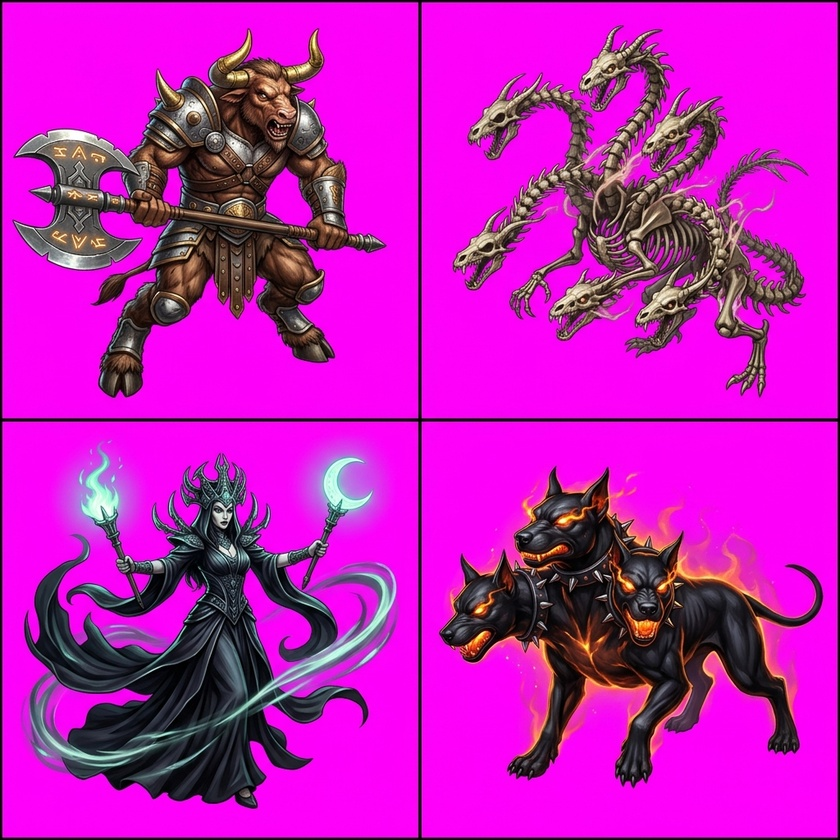
#> input picture assets/minibosses.jpg, 840 x 840 px, shrunk from 1024 x 1024 before the run
$ python process_minibosses.py
#> lines starting #> are read from the running program, lines starting #| are printed output that depends on the picture; after the words box and inside, x2 and y2 are one past the last pixel; in counts of white or black regions, pixels touching at a corner belong together
#> further down, mb_boss_im is the input picture: PIL image 840x840 RGB; mean R, G, B 191.2, 25.5, 183
import os
import numpy as np
from PIL import Image

def key_magenta(im, threshold=110, softness=40):
#> called with threshold = 110, softness = 40
    im = im.convert('RGBA')
    arr = np.array(im, dtype=np.float32)
    r, g, b, a = arr[:,:,0], arr[:,:,1], arr[:,:,2], arr[:,:,3]
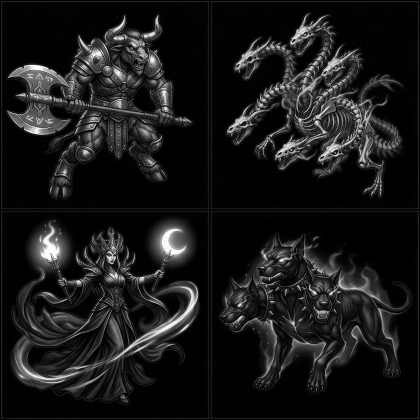
#> g: shape (840, 840) float32 (shown at 1/2 size); min 0, max 255, mean 25.5
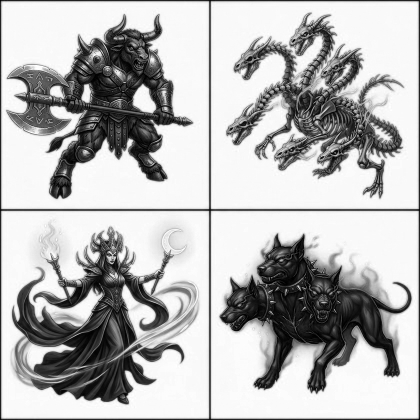
#> b: shape (840, 840) float32 (shown at 1/2 size); min 0, max 255, mean 183
#> a: shape (840, 840) float32; every value is 255

    dist = np.sqrt((r - 255)**2 + g**2 + (b - 255)**2)
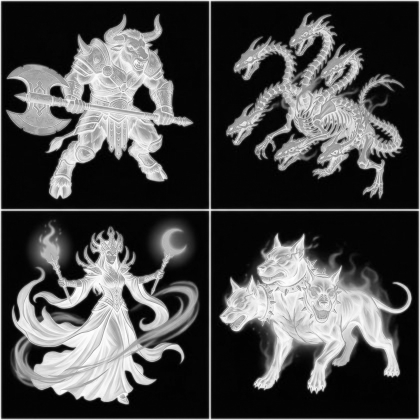
#> dist: shape (840, 840) float32 (shown at 1/2 size); min 0, max 360.6, mean 105.3; drawn with min black and max white
    alpha = np.ones_like(a) * 255.0
    alpha[dist < threshold] = 0.0
    fade_mask = (dist >= threshold) & (dist < (threshold + softness))
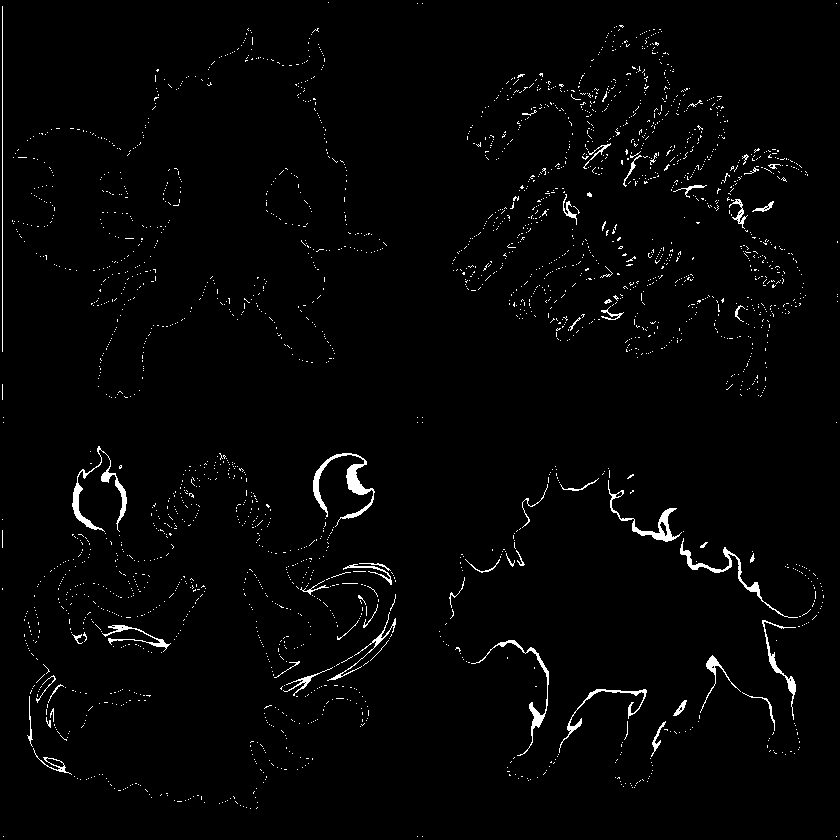
#> fade_mask: shape (840, 840) bool; 1.9% white in thin lines or dots
    alpha[fade_mask] = (dist[fade_mask] - threshold) / float(softness) * 255.0
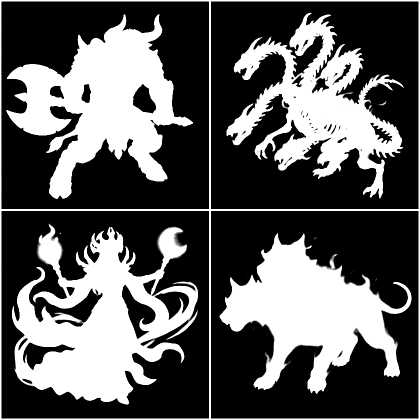
#> alpha: shape (840, 840) float32 (shown at 1/2 size); min 0, max 255, mean 90.4

    fringe_mask = (alpha > 0) & (alpha < 255) | ((r > g + 40) & (b > g + 40) & (alpha > 0))
#> fringe_mask: shape (840, 840) bool; 6.4% white in thin lines or dots
    arr[:,:,0][fringe_mask] = np.minimum(r[fringe_mask], g[fringe_mask] + 30)
    arr[:,:,2][fringe_mask] = np.minimum(b[fringe_mask], g[fringe_mask] + 30)

    arr[:,:,3] = alpha
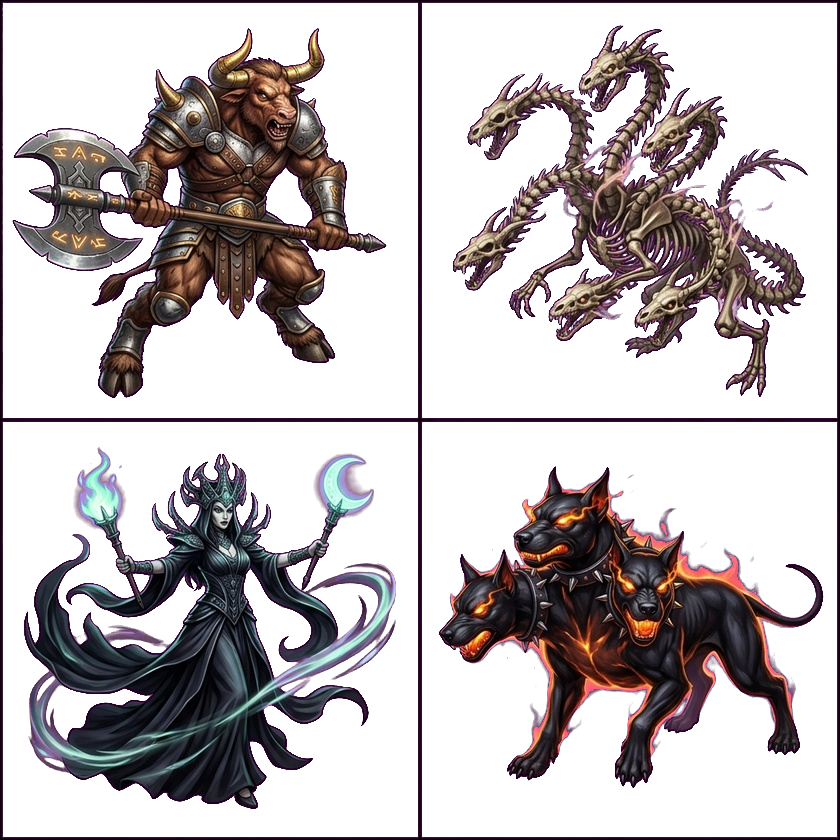
#> arr: shape (840, 840, 4) float32; mean R, G, B, A 187.2, 25.4, 178.9, 90.7; transparent parts drawn white
    return Image.fromarray(np.uint8(np.clip(arr, 0, 255)), 'RGBA')

os.makedirs('assets_webp', exist_ok=True)

# 1. Minibosses sheet (2x2 grid)
mb_boss_im = Image.open('assets/minibosses.jpg')
mb_boss_keyed = key_magenta(mb_boss_im)
mb_boss_keyed.save('assets_webp/minibosses.webp', 'WEBP', quality=85, method=6)
print("Saved minibosses.webp")

print("Asset processing complete!")

$ run again, with assets/attack_fx_anim.jpg copied over assets/minibosses.jpg
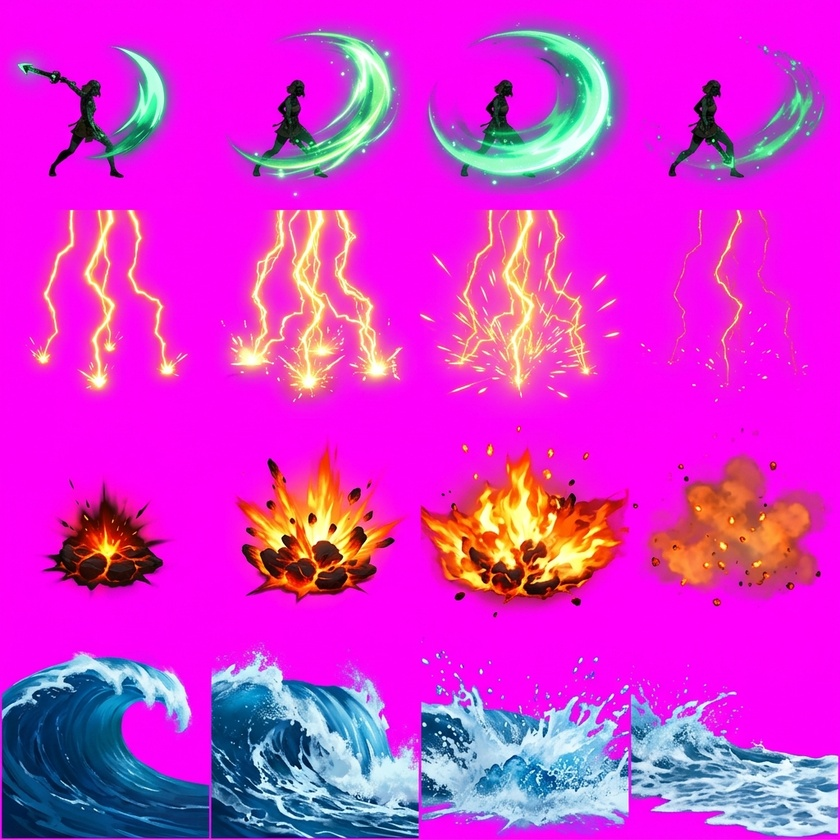
#> input picture assets/attack_fx_anim.jpg, 840 x 840 px, shrunk from 1024 x 1024 before the run
#> mb_boss_im is the input picture: PIL image 840x840 RGB; mean R, G, B 213.3, 49.1, 208.1
#> a: shape (840, 840) float32; every value is 255
#> in key_magenta, `fade_mask = (dist >= threshold) & (dist < (threshold + softness))`:
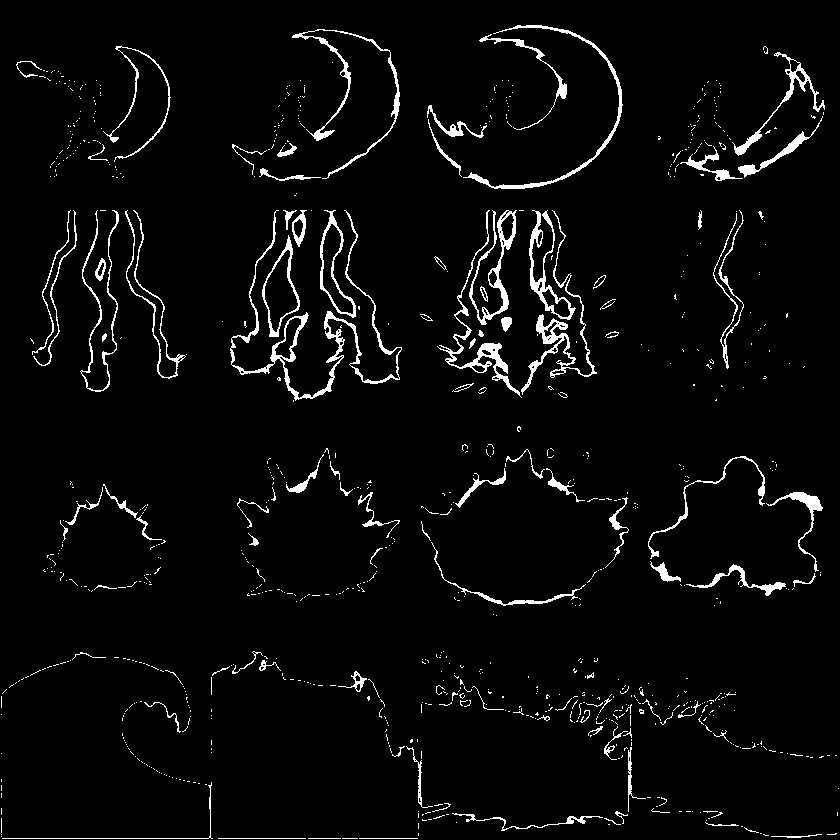
#> fade_mask: shape (840, 840) bool; 3.8% white; 894 white regions (789 under 20 px), largest, box (x1, y1, x2, y2) and area: (230, 210, 402, 401) 2474, (521, 210, 597, 395) 1313, (437, 210, 522, 398) 1213
#> fringe_mask: shape (840, 840) bool; 5.7% white; 222 white regions (154 under 20 px), largest, box (x1, y1, x2, y2) and area: (437, 210, 597, 398) 5129, (230, 210, 402, 402) 3793, (427, 25, 623, 189) 3700
#> in key_magenta, `arr[:,:,3] = alpha`:
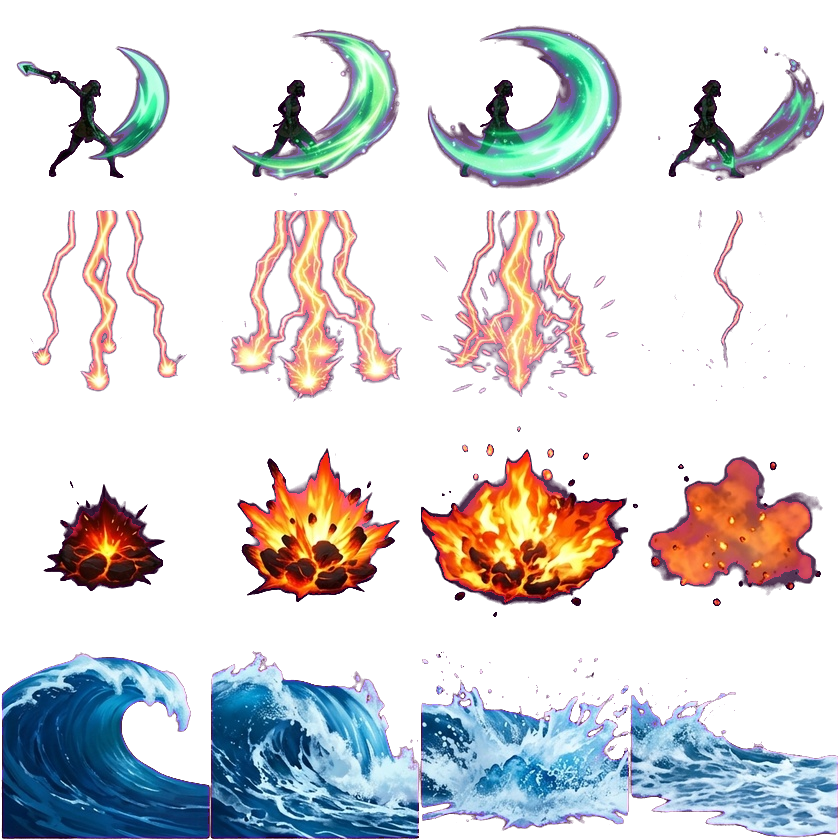
#> arr: shape (840, 840, 4) float32; mean R, G, B, A 208.4, 49.1, 204.5, 82.9; transparent parts drawn white
